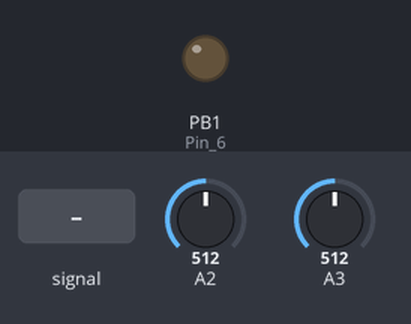
Bench run of a sketch on a simulated ATtiny85, built with avr-gcc and run on an emulated ATtiny85. Parts: output pins drawn as LEDs (lit = HIGH). The test bench sets the inputs (shaded band); at power-on: A2 = 512, A3 = 512. Random numbers use the default seed unless the sketch sets one.

Above: at 1.2 s.
1.3 s: A2 fed a 200 Hz sine of ±255 counts around its level
4.3 s: A2 set to 1023
At 4.42 s:
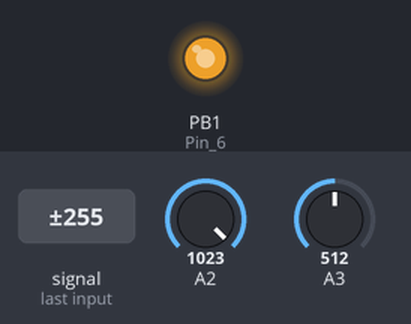
Timing chart, 0 to 4.3 s (numbered marks = the images above; inputs shaded):
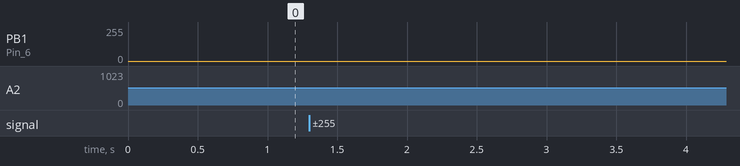

The sketch:

AutoDrum.ino
```cpp
///////////////////////////////////////////////////
//                                               //
//                 AutoDrum                      //
//         Autogenerative drum machine           //
//                                               //
//               Pangrus' fun                    //
//                                               //
//       Drum sound generation based on          //
//      'AVR cheap bass  drum synthesis'         //
//              by Alex Allmont                  //
//     http://www.alexallmont.com/?p=178con      //
//                                               //
///////////////////////////////////////////////////

// Sine wavetable
PROGMEM const unsigned char waveTable[256] = {
  128, 129, 131, 134, 137, 140, 143, 146, 149, 152, 155, 158, 161, 164, 167, 170,
  173, 176, 179, 182, 185, 187, 190, 193, 195, 198, 201, 203, 206, 208, 210, 213,
  215, 217, 219, 222, 224, 226, 228, 230, 231, 233, 235, 236, 238, 240, 241, 242,
  244, 245, 246, 247, 248, 249, 250, 251, 251, 252, 253, 253, 254, 254, 254, 254,
  254, 255, 254, 254, 254, 254, 254, 253, 253, 252, 251, 251, 250, 249, 248, 247,
  246, 245, 244, 242, 241, 240, 238, 236, 235, 233, 231, 230, 228, 226, 224, 222,
  219, 217, 215, 213, 210, 208, 206, 203, 201, 198, 195, 193, 190, 187, 185, 182,
  179, 176, 173, 170, 167, 164, 161, 158, 155, 152, 149, 146, 143, 140, 137, 134,
  131, 128, 125, 122, 119, 116, 113, 110, 107, 104, 101,  98,  95,  92,  89,  86,
  83,   80,  77,  74,  71,  69,  66,  63,  61,  58,  55,  53,  50,  48,  46,  43,
  41,   39,  37,  34,  32,  30,  28,  26,  25,  23,  21,  20,  18,  16,  15,  14,
  12,   11,  10,   9,   8,   7,   6,   5,   5,   4,   3,   3,   2,   2,   2,   2,
  2,     1,   2,   2,   2,   2,   2,   3,   3,   4,   5,   5,   6,   7,   8,   9,
  10,   11,  12,  14,  15,  16,  18,  20,  21,  23,  25,  26,  28,  30,  32,  34,
  37,   39,  41,  43,  46,  48,  50,  53,  55,  58,  61,  63,  66,  69,  71,  74,
  77,   80,  83,  86,  89,  92,  95,  98, 101, 104, 107, 111, 114, 119, 123, 127
};

// Envelope wavetable
PROGMEM const unsigned char envelope[256]  = {
  255, 253, 250, 248, 245, 243, 240, 238, 235, 233, 230, 228, 226, 223, 221, 219,
  216, 214, 212, 210, 208, 205, 203, 201, 199, 197, 195, 193, 191, 189, 187, 185,
  183, 181, 179, 178, 176, 174, 172, 170, 168, 167, 165, 163, 161, 160, 158, 156,
  155, 153, 152, 150, 148, 147, 145, 144, 142, 141, 139, 138, 136, 135, 133, 132,
  130, 129, 128, 126, 125, 123, 122, 121, 119, 118, 117, 116, 114, 113, 112, 111,
  109, 108, 107, 106, 104, 103, 102, 101, 100,  99,  98,  96,  95,  94,  93,  92,
  91,   90,  89,  88,  87,  86,  85,  84,  83,  82,  81,  80,  79,  78,  77,  76,
  75,   74,  73,  72,  71,  71,  70,  69,  68,  67,  66,  65,  64,  64,  63,  62,
  61,   60,  60,  59,  58,  57,  57,  56,  55,  54,  54,  53,  52,  51,  51,  50,
  49,   49,  48,  47,  46,  46,  45,  45,  44,  43,  43,  42,  41,  41,  40,  40,
  39,   38,  38,  37,  37,  36,  35,  35,  34,  34,  33,  33,  32,  32,  31,  31,
  30,   30,  29,  29,  28,  28,  27,  27,  26,  26,  26,  25,  25,  24,  24,  23,
  23,   23,  22,  22,  21,  21,  21,  20,  20,  20,  19,  19,  19,  18,  18,  18,
  17,   17,  17,  16,  16,  16,  15,  15,  15,  15,  14,  14,  14,  13,  13,  13,
  13,   13,  12,  12,  12,  12,  11,  11,  11,  11,  11,  10,  10,  10,  10,  10,
  10,   9,   9,   9,   9,   9,   9,   9,   9,   8,   8,   8,   8,   8,   8,    8
};


const int incrementSpeed = 40;

boolean gateState;
boolean lastGateState;
boolean clock;
boolean lastClockState;
boolean playing;

int envelopeStartingPoint;
int envelopeIndex;
int waveTableIndex;
int sample;
int pos = 0;
int hitNumber;

long timer;
long tempo;

char pattern[16];

byte envelopeStartingPointTable[16]  = {
  170, 100, 170, 170,
  10, 170, 170, 170,
  170, 100, 170, 170,
  10, 170, 10, 100
};


void GenerateEuclideanPattern (char *pattern, int hit, int steps) {
  int cur = steps;
  for (int i = 0; i < steps; i++) {
    *pattern = '.';
    if (cur >= steps) {
      cur -= steps;
      *pattern = 'x';
    }
    if (hit == 0) *pattern = '.';
    pattern++;
    cur += hit;
  }
}

void hitDrum() {
  playing = false;
  envelopeIndex = envelopeStartingPoint << 8;
  waveTableIndex = 0;
  playing = true;
}

void update()
{
  if (playing)
  {
    envelopeIndex += incrementSpeed;
    waveTableIndex += pgm_read_byte(&envelope[(envelopeIndex >> 8) & 0xff]);
    sample = pgm_read_byte(&waveTable[(waveTableIndex >> 4) & 0xff]);
    if (envelopeIndex > 0xff00) playing = false;
  }
  else if (sample) sample--; // Fade out
}

// Timer 0 interrupt routine
ISR(TIM0_COMPA_vect) {
  OCR1A = sample;
  update();
  if (timer == 0) clock = !clock;
  timer++;
  if (timer > tempo) timer = 0;
}

void setup() {
  pinMode(1, OUTPUT);                                      // Pin 6 (OC1A,PB1)
  TCCR0A = 0;                                              // TCCR0A (Timer/Counter Control Register A) reset
  TCCR0B = 0;                                              // TCCR0B (Timer/Counter Control Register B) reset
  TIMSK = 1 << OCIE0A;                                     // Set OCIE0A (Timer/Counter0 Output Compare Match A Interrupt Enable)
  TCCR0A = 1 << WGM00 | 1 << WGM01;                        // Fast PWM
  TCCR0B = 1 << WGM02 | 1 << CS02 | 0 << CS01 | 0 << CS00; // Fast PWM | CS02 set to have fClock/256 = 8000KHz / 256 = 31.250 KHz
  TCCR1  = 1 << PWM1A | 2 << COM1A0 | 1 << CS10;
}

void loop() {
  tempo = (1024 - analogRead(2)) * 30;
  hitNumber = map (analogRead(3), 0, 1023, 4, 13);
  if (hitNumber > 12) hitNumber = random (8, 12);
  envelopeStartingPoint = envelopeStartingPointTable[pos];
  GenerateEuclideanPattern((char *)&pattern, hitNumber, 16);

  if (clock != lastClockState ) {
    if (pattern[pos] == 'x') gateState = HIGH;
    else gateState = LOW;
    if (++pos >= 16) pos = 0;
    if (gateState == HIGH) hitDrum();
  }
  lastClockState = clock;
}
```
